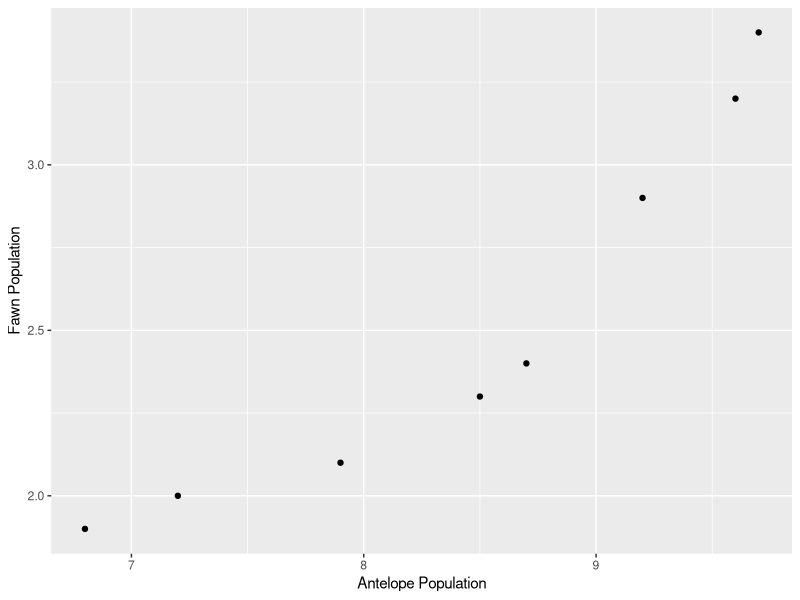
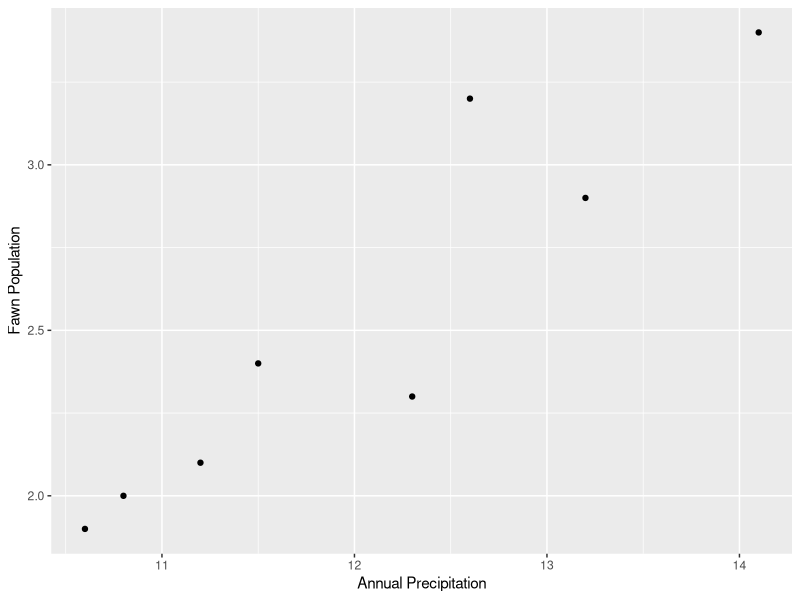
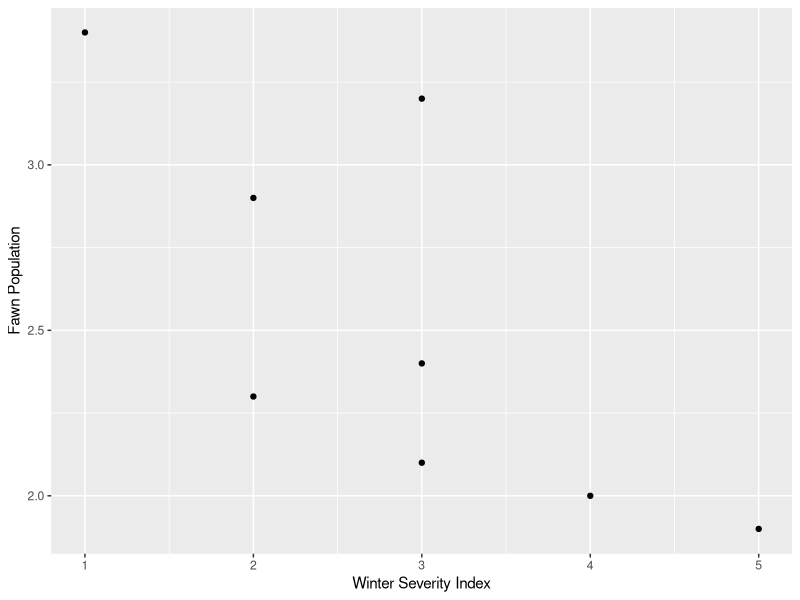
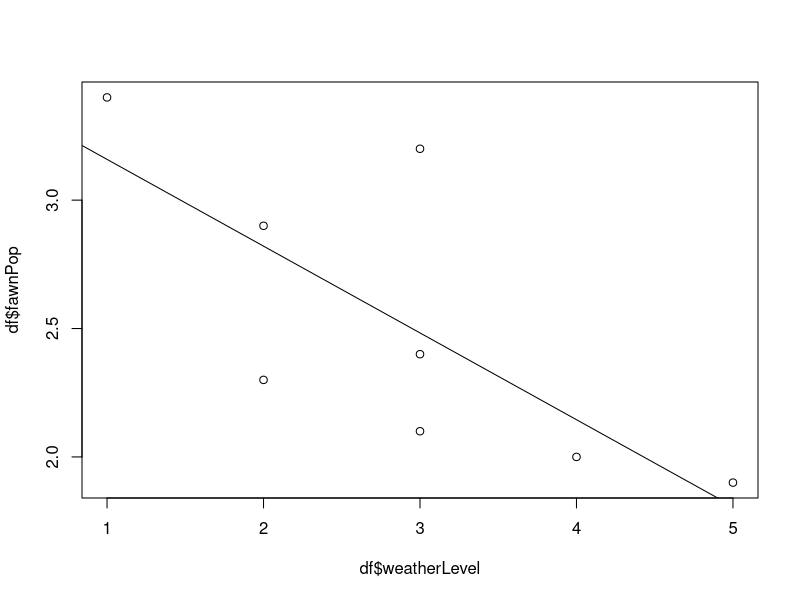

Recreate these plots in R, in order.
## ---- chunk 1
# Add your library below.
library(tidyverse)
library(readxl)
## ---- chunk 2
# No code necessary; Just review the data.
## ---- chunk 3
# Write your code below.
df <- as.data.frame(read_excel("data.xls"))
colnames(df) <- c("fawnPop", "antelopePop", "rainAmount", "weatherLevel")
## ---- chunk 4
# Write your code below.
str(df)
## ---- chunk 5
# Write your code below.
basePlot <- ggplot(df, aes(y=fawnPop)) +
  labs(y="Fawn Population")

basePlot + 
  geom_point(aes(x=antelopePop)) +
  labs(x="Antelope Population")
## ---- chunk 6
# Write your code below.
basePlot + 
  geom_point(aes(x=rainAmount)) +
  labs(x="Annual Precipitation")
## ---- chunk 7
# Write your code below.
basePlot + 
  geom_point(aes(x=weatherLevel)) +
  labs(x="Winter Severity Index")
## ---- chunk 8
# Write your code below.
m1 <- lm(formula=fawnPop ~ weatherLevel, df)
summary(m1)

plot(x=df$weatherLevel, y=df$fawnPop) +
abline(m1)


test1 <- data.frame(weatherLevel=1)
predict(m1, test1, type="response")
## ---- chunk 9
# Write your code below.
m2 <- lm(formula=fawnPop ~ weatherLevel + rainAmount, df)
summary(m2)


test2 <- data.frame(weatherLevel=0, rainAmount=0)
predict(m2, test2, type="response")
## ---- chunk 10
# Write your code below.
m3 <- lm(formula=fawnPop ~ weatherLevel + rainAmount + antelopePop, df)
summary(m3)


test3 <- data.frame(weatherLevel=0, rainAmount=0, antelopePop=0)
predict(m3, test3, type="response")
